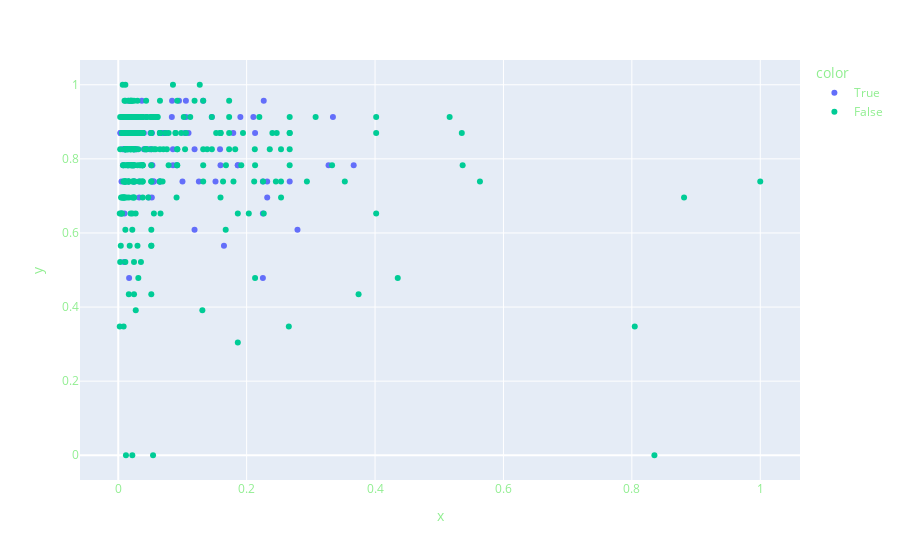

This figure's notebook cell:
### Code cell
px.scatter(x=X_test["Price"], y=X_test["Stars"], color=y_test)
